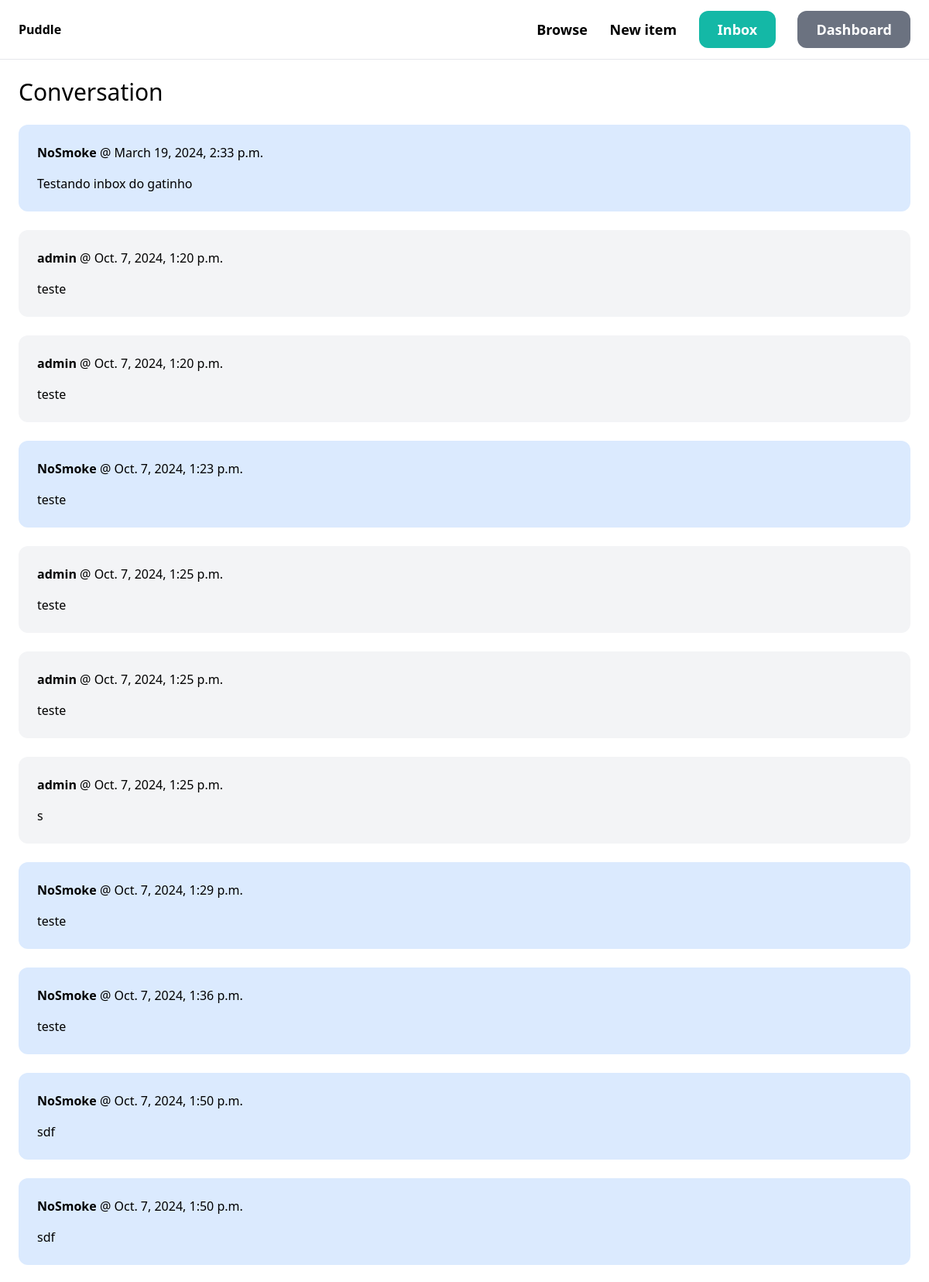
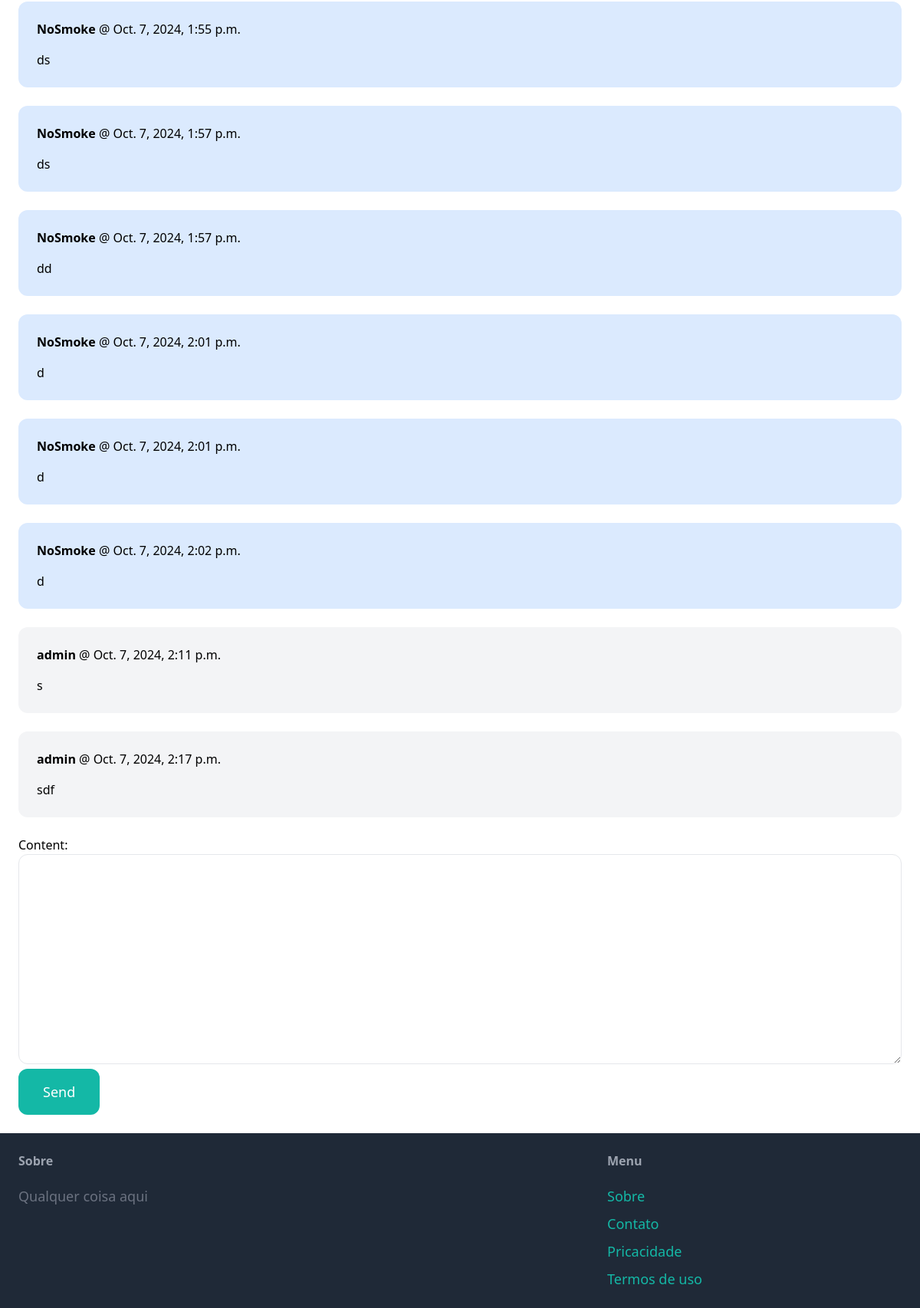
Screenshot of /inbox/1/ (signed in) with the database file from the repository (2 pictures, top to bottom).
### conversation/models.py (models this page shows)
class ConversationMessage(models.Model):
    conversation = models.ForeignKey(Conversation, related_name='messages', on_delete=models.CASCADE)
    content = models.TextField()
    created_at=models.DateTimeField(auto_now_add=True)
    created_by = models.ForeignKey(User,related_name="created_messages",on_delete=models.CASCADE)

### conversation/views.py (the view)
# urls.py: path('<int:pk>/',views.detail, name='detail'),
@login_required
def detail(request,pk):
    conversation = Conversation.objects.filter(members__in=[request.user.id]).get(pk=pk)
    if request.method =='POST':
        form = ConversationMessageForm(request.POST)
        if form.is_valid():
            conversation_message = form.save(commit=False)
            conversation_message.conversation = conversation
            conversation_message.created_by = request.user
            conversation_message.save()
            conversation.save()
            return redirect('conversation:detail',pk=pk)
    else:
        form = ConversationMessageForm()
    return render(request, 'conversation/detail.html',{
        'conversation':conversation,
        'form': form
    })

### conversation/forms.py
class ConversationMessageForm(forms.ModelForm):
    class Meta:
        model = ConversationMessage
        fields = ('content',)
        widgets = {
            'content':forms.Textarea(attrs={
                'class': 'w-full py-4 px-6 rounded-xl border'
            })
        }

### conversation/templates/conversation/detail.html (shortened to what this page needs)
{% extends "core/base.html" %}
{% block content %}
<h1 class="mb-6 text-3xl">Conversation</h1>
<div class="space-y-6">
    {% for message in conversation.messages.all %}
        <div class="p-6 flex {% if message.created_by == request.user %}bg-blue-100 {% else %}bg-gray-100{% endif %}  rounded-xl">
            <div>
                <p class="mb-4"><strong>{{message.created_by.username}}</strong> @ {{message.created_at}}</p>
                <p>{{message.content}}</p>
            </div>
        </div>
    {% endfor %}
</div>
<form method='post' action='.' class="mt-6">
    {{form.as_p}}
    <button class="py-4 px-8 text-lg bg-teal-500 hover:bg-teal-700 rounded-xl text-white">Send</button>
</form>
{% endblock %}

### rows the page displays
ConversationMessage: created_by.username "NoSmoke", created_at "March 19, 2024, 2:33 p.m.", content "Testando inbox do gatinho"
ConversationMessage: created_by.username "admin", created_at "Oct. 7, 2024, 1:20 p.m.", content "teste"
ConversationMessage: created_by.username "admin", created_at "Oct. 7, 2024, 1:20 p.m.", content "teste"
ConversationMessage: created_by.username "NoSmoke", created_at "Oct. 7, 2024, 1:23 p.m.", content "teste"
ConversationMessage: created_by.username "admin", created_at "Oct. 7, 2024, 1:25 p.m.", content "teste"
ConversationMessage: created_by.username "admin", created_at "Oct. 7, 2024, 1:25 p.m.", content "teste"
ConversationMessage: created_by.username "admin", created_at "Oct. 7, 2024, 1:25 p.m.", content "s"
ConversationMessage: created_by.username "NoSmoke", created_at "Oct. 7, 2024, 1:29 p.m.", content "teste"
ConversationMessage: created_by.username "NoSmoke", created_at "Oct. 7, 2024, 1:36 p.m.", content "teste"
ConversationMessage: created_by.username "NoSmoke", created_at "Oct. 7, 2024, 1:50 p.m.", content "sdf"
ConversationMessage: created_by.username "NoSmoke", created_at "Oct. 7, 2024, 1:50 p.m.", content "sdf"
ConversationMessage: created_by.username "NoSmoke", created_at "Oct. 7, 2024, 1:55 p.m.", content "ds"
ConversationMessage: created_by.username "NoSmoke", created_at "Oct. 7, 2024, 1:57 p.m.", content "ds"
ConversationMessage: created_by.username "NoSmoke", created_at "Oct. 7, 2024, 1:57 p.m.", content "dd"
ConversationMessage: created_by.username "NoSmoke", created_at "Oct. 7, 2024, 2:01 p.m.", content "d"
ConversationMessage: created_by.username "NoSmoke", created_at "Oct. 7, 2024, 2:01 p.m.", content "d"
ConversationMessage: created_by.username "NoSmoke", created_at "Oct. 7, 2024, 2:02 p.m.", content "d"
ConversationMessage: created_by.username "admin", created_at "Oct. 7, 2024, 2:11 p.m.", content "s"
ConversationMessage: created_by.username "admin", created_at "Oct. 7, 2024, 2:17 p.m.", content "sdf"
